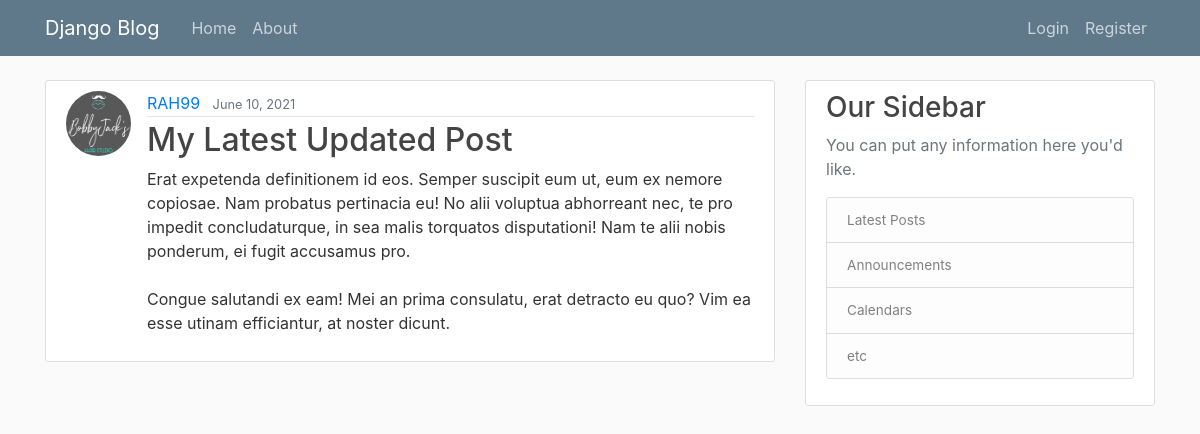
Screenshot of /post/32/ with the database file from the repository.
### blog/models.py (models this page shows, shortened)
@python_2_unicode_compatible
class Post(models.Model):
    title = models.CharField(max_length=100)
    content = models.TextField()
    date_posted = models.DateTimeField(default=timezone.now)
    author = models.ForeignKey(User, on_delete=models.CASCADE)

### users/models.py (models this page shows, shortened)
class Profile(models.Model):
    user = models.OneToOneField(User, on_delete=models.CASCADE)
    image = models.ImageField(default="default.jpg", upload_to="profile_pics")

### blog/views.py (the view)
# urls.py: path("post/<int:pk>/", PostDetailView.as_view(), name="post-detail"),
class PostDetailView(DetailView):
    model = Post

### blog/templates/blog/post_detail.html (shortened to what this page needs)
{% extends "blog/base.html" %}
{% block content %}
<article class="media content-section">
    <img class="rounded-circle article-img" src="{{ object.author.profile.image.url }}" alt="">
    <div class="media-body">
        <div class="article-metadata">
            <a class="mr-2" href="{% url 'user-posts' object.author.username %}">{{ object.author }}</a>
            <small class="text-muted">{{ object.date_posted|date:"F d, Y" }}</small>
        </div>
        <h2 class="article-title">{{ object.title }}</h2>
        <p class="article-content">{{ object.content }}</p>
    </div>
</article>
{% endblock content %}

### blog/static/blog/main.css (style rules this page uses)
body { background: #fafafa; color: #333333; margin-top: 5rem; }
h1, h2, h3, h4, h5, h6 { color: #444444; }
.content-section { background: #ffffff; padding: 10px 20px; border: 1px solid #dddddd; border-radius: 3px; margin-bottom: 20px; }
.article-title { color: #444444; }
.article-content { white-space: pre-line; }
.article-img { height: 65px; width: 65px; margin-right: 16px; }
.article-metadata { padding-bottom: 1px; margin-bottom: 4px; border-bottom: 1px solid #e3e3e3 }

### rows the page displays
Post: author.profile.image (picture), author "RAH99", date_posted "June 10, 2021", title "My Latest Updated Post", content "Erat expetenda definitionem id eos. Semper suscipit eum ut, eum ex nemore copiosae. Nam probatus pertinacia eu! No alii voluptua abhorreant nec, te pro impedit concludaturque, in sea malis torquatos disputationi! Nam te alii nobis ponderum, ei fugit accusamus pro. Congue salutandi ex eam! Mei an prima consulatu, erat detracto eu quo? Vim ea esse utinam efficiantur, at noster dicunt."
